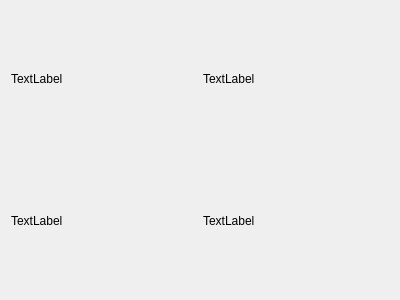
<?xml version="1.0" encoding="UTF-8"?>
<ui version="4.0">
 <class>Form</class>
 <widget class="QWidget" name="Form">
  <property name="geometry">
   <rect>
    <x>0</x>
    <y>0</y>
    <width>400</width>
    <height>300</height>
   </rect>
  </property>
  <property name="windowTitle">
   <string>Form</string>
  </property>
  <layout class="QVBoxLayout" name="verticalLayout">
   <item>
    <layout class="QGridLayout" name="gridLayout">
     <item row="0" column="0">
      <widget class="QLabel" name="topleft">
       <property name="text">
        <string>TextLabel</string>
       </property>
      </widget>
     </item>
     <item row="0" column="1">
      <widget class="QLabel" name="topright">
       <property name="text">
        <string>TextLabel</string>
       </property>
      </widget>
     </item>
     <item row="1" column="0">
      <widget class="QLabel" name="bottomleft">
       <property name="text">
        <string>TextLabel</string>
       </property>
      </widget>
     </item>
     <item row="1" column="1">
      <widget class="QLabel" name="bottomright">
       <property name="text">
        <string>TextLabel</string>
       </property>
      </widget>
     </item>
    </layout>
   </item>
  </layout>
 </widget>
 <resources/>
 <connections/>
</ui>
